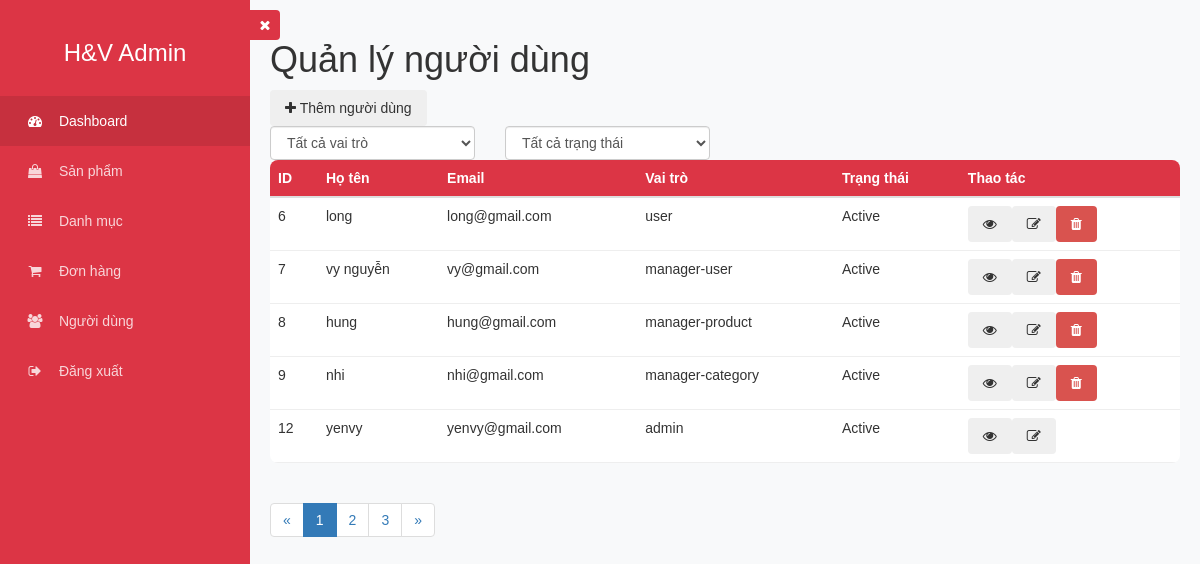
/admin/admin-users.php (signed in), run on the app's committed database.
### tables this page shows
CREATE TABLE IF NOT EXISTS `account` (
  `account_id` int NOT NULL AUTO_INCREMENT,
  `username` varchar(100) NOT NULL,
  `password` varchar(255) NOT NULL,
  `email` varchar(100) NOT NULL,
  `role_id` int DEFAULT NULL,
  `status` enum('active','inactive') DEFAULT 'active',
  `role` enum('admin','user','manager-user','manager-product','manager-category') NOT NULL DEFAULT 'user',
  PRIMARY KEY (`account_id`),
  UNIQUE KEY `username` (`username`),
  UNIQUE KEY `email` (`email`),
  KEY `role_id` (`role_id`)
);

### admin/admin-users.php (the view, shortened to what this page needs)
<?php
include('config.php');
$canManageUsers = ($_SESSION['role_name'] === 'admin' || $_SESSION['role_name'] === 'manager-user');
$sql = "SELECT a.account_id, a.username, a.email, a.role, a.status
        FROM account a";
$result = $pdo->query($sql);
?>
<!DOCTYPE html>
<html lang="vi">
<head>
    <link href="../css/font-awesome.css" rel="stylesheet">
    <link href="../css/bootstrap.css" rel="stylesheet">
    <link href="../css/admin.css" rel="stylesheet">
</head>
<body class="admin-page">
    <div class="admin-sidebar" id="adminSidebar">
        <button id="sidebarToggle" class="sidebar-toggle">
            <i class="fa fa-times"></i>
        </button>
        <div class="admin-logo">
            <h2>H&V Admin</h2>
        </div>
        <ul class="admin-menu">
            <li class="active"><a href="dashboard.php"><i class="fa fa-dashboard"></i> Dashboard</a></li>
            <li><a href="admin-products.php"><i class="fa fa-shopping-bag"></i> Sản phẩm</a></li>
            <li><a href="admin-categories.php"><i class="fa fa-list"></i> Danh mục</a></li>
            <li><a href="admin-orders.php"><i class="fa fa-shopping-cart"></i> Đơn hàng</a></li>
            <li><a href="admin-users.php"><i class="fa fa-users"></i> Người dùng</a></li>
            <li><a href="admin-logout.php"><i class="fa fa-sign-out"></i> Đăng xuất</a></li>
        </ul>
    </div>
    <div class="admin-main">
        <div class="admin-header">
            <h1>Quản lý người dùng</h1>
            <?php if ($canManageUsers): ?>
            <button class="btn btn-add-user" data-toggle="modal" data-target="#addUserModal">
                <i class="fa fa-plus"></i> Thêm người dùng
            </button>
            <?php endif; ?>
        </div>
        <div class="admin-filters">
            <div class="row">
                <div class="col-md-3">
                    <select class="form-control" id="roleFilter">
                        <option value="">Tất cả vai trò</option>
                    </select>
                </div>
                <div class="col-md-3">
                    <select class="form-control" id="statusFilter">
                        <option value="">Tất cả trạng thái</option>
                    </select>
                </div>
            </div>
        </div>
        <div class="admin-table">
            <table class="table">
                <thead>
                    <tr>
                        <th>ID</th>
                        <th>Họ tên</th>
                        <th>Email</th>
                        <th>Vai trò</th>
                        <th>Trạng thái</th>
                        <th>Thao tác</th>
                    </tr>
                </thead>
                <tbody>
                    <?php
                     if ($result->rowCount() > 0) {
                        while ($row = $result->fetch(PDO::FETCH_ASSOC)) {
                            echo "<tr>";
                            echo "<td>" . $row['account_id'] . "</td>";
                            echo "<td>" . $row['username'] . "</td>";
                            echo "<td>" . $row['email'] . "</td>";
                            echo "<td><span class='role-badge'>" . $row['role'] . "</span></td>";
                            echo "<td><span class='user-status " . $row['status'] . "'>" . ucfirst($row['status']) . "</span></td>";
                            echo "<td>";
                            echo "<button class='btn btn-view' data-toggle='modal' data-target='#viewUserModal'>
                                    <i class='fa fa-eye'></i>
                                  </button>";
                            if ($canManageUsers) {
                                echo "<button class='btn btn-edit' data-toggle='modal' data-target='#editUserModal'>
                                        <i class='fa fa-edit'></i>
                                      </button>";
                            }
                            if ($row['role'] !== 'admin' && $row['account_id'] != $_SESSION['user_id']) {
                                echo "<form action='admin-users.php' method='POST' style='display:inline-block;'>
                                        <input type='hidden' name='deleteUserId' value='" . $row['account_id'] . "'>
                                        <button type='submit' class='btn btn-danger' onclick='return confirm(\"Bạn có chắc chắn muốn xóa người dùng này?\")'>
                                            <i class='fa fa-trash'></i>
                                        </button>
                                      </form>";
                            }
                            echo "</td>";
                            echo "</tr>";
                        }
                    } else {
                        echo "<tr><td colspan='6'>Không có người dùng nào.</td></tr>";
                    }
                    ?>
                </tbody>
            </table>
        </div>
        <div class="admin-pagination">
            <ul class="pagination">
                <li><a href="#">&laquo;</a></li>
                <li class="active"><a href="#">1</a></li>
                <li><a href="#">2</a></li>
                <li><a href="#">3</a></li>
                <li><a href="#">&raquo;</a></li>
            </ul>
        </div>
    </div>
</body>
</html>

### css/admin.css (style rules this page uses)
* { margin: 0; padding: 0; box-sizing: border-box; }
body { font-family: Arial, sans-serif; background: #f8f9fa; }
.admin-sidebar { width: 250px; background: #dc3545; position: fixed; height: 100vh; left: 0; top: 0; transition: transform 0.3s ease; }
.admin-logo { text-align: center; padding: 20px; color: white; }
.admin-logo h2 { font-size: 24px; margin-bottom: 10px; }
.admin-menu { list-style: none; padding: 0; }
.admin-menu li a { color: rgba(255,255,255,0.8); padding: 15px 25px; display: block; text-decoration: none; transition: all 0.3s; }
.admin-menu li a:hover, .admin-menu li.active a { background: rgba(0,0,0,0.1); color: white; }
.admin-menu li i { margin-right: 10px; width: 20px; text-align: center; }
.admin-main { transition: margin-left 0.3s ease; margin-left: 250px; padding: 20px; }
.table { width: 100%; background: white; border-radius: 8px; overflow: hidden; }
.table th { background: #dc3545; color: white; padding: 15px; text-align: left; }
.table td { padding: 15px; border-bottom: 1px solid #eee; }
.btn { padding: 8px 15px; border-radius: 4px; border: none; cursor: pointer; font-size: 14px; transition: all 0.3s; }
.sidebar-toggle { position: absolute; right: -30px; top: 10px; background: #dc3545; border: none; color: white; width: 30px; height: 30px; border-radius: 0 4px 4px 0; cursor: pointer; display: flex; align-items: center; justify-content: center; z-index: 1000; }
.admin-sidebar { transition: transform 0.3s ease; }
.admin-main { transition: margin-left 0.3s ease; }

### data on the page
account: account_id "6", username "long", email "long@gmail.com", role "user", status "Active"
account: account_id "7", username "vy nguyễn", email "vy@gmail.com", role "manager-user", status "Active"
account: account_id "8", username "hung", email "hung@gmail.com", role "manager-product", status "Active"
account: account_id "9", username "nhi", email "nhi@gmail.com", role "manager-category", status "Active"
account: account_id "12", username "yenvy", email "yenvy@gmail.com", role "admin", status "Active"
